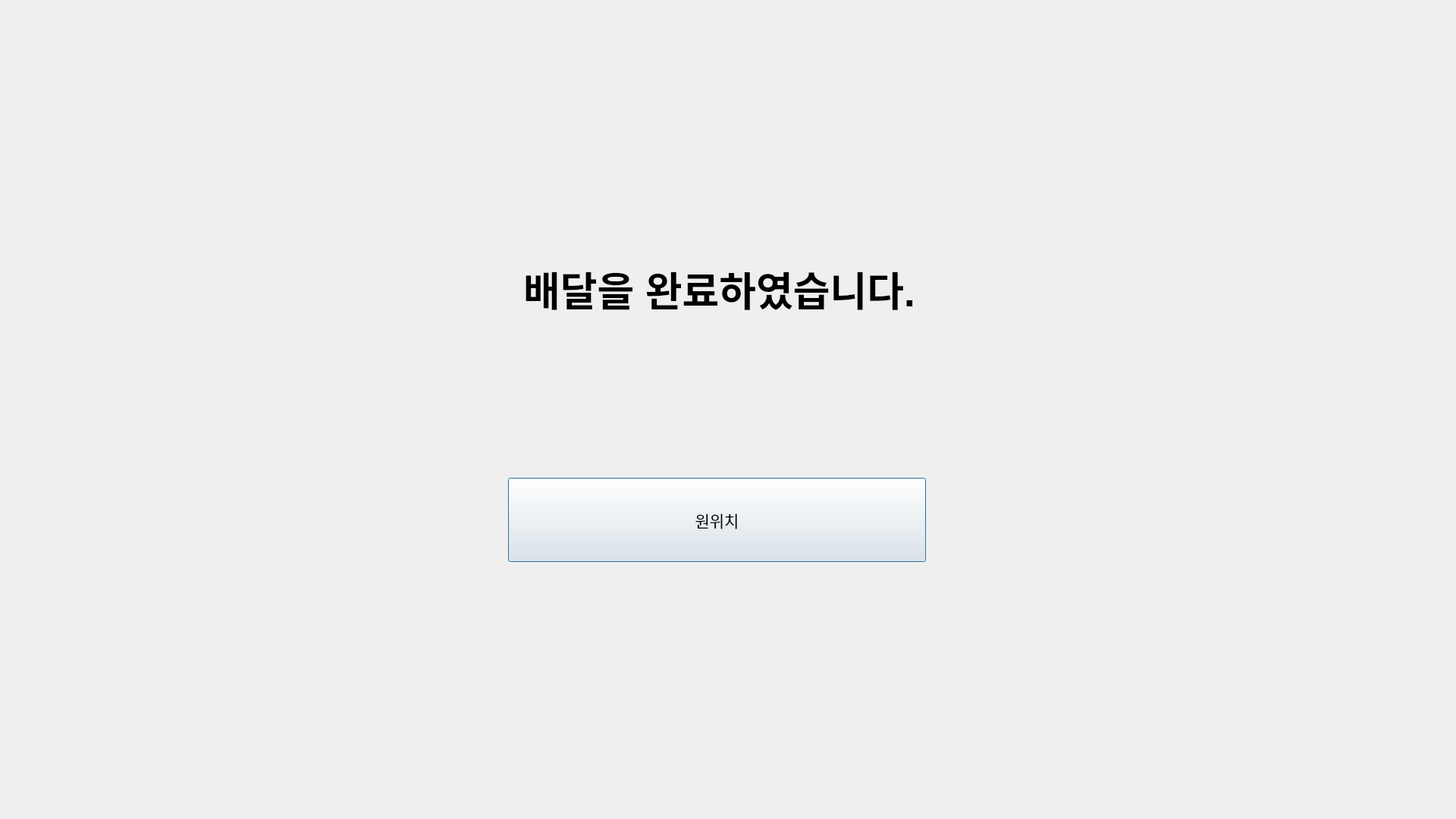
<?xml version="1.0" encoding="UTF-8"?>
<ui version="4.0">
 <class>Dialog</class>
 <widget class="QDialog" name="Dialog">
  <property name="geometry">
   <rect>
    <x>0</x>
    <y>0</y>
    <width>1920</width>
    <height>1080</height>
   </rect>
  </property>
  <property name="windowTitle">
   <string>Move to original position</string>
  </property>
  <widget class="QLabel" name="label">
   <property name="geometry">
    <rect>
     <x>690</x>
     <y>210</y>
     <width>591</width>
     <height>341</height>
    </rect>
   </property>
   <property name="font">
    <font>
     <pointsize>40</pointsize>
     <weight>75</weight>
     <bold>true</bold>
    </font>
   </property>
   <property name="text">
    <string>배달을 완료하였습니다.</string>
   </property>
  </widget>
  <widget class="QPushButton" name="button">
   <property name="geometry">
    <rect>
     <x>670</x>
     <y>630</y>
     <width>551</width>
     <height>111</height>
    </rect>
   </property>
   <property name="font">
    <font>
     <pointsize>16</pointsize>
    </font>
   </property>
   <property name="text">
    <string>원위치</string>
   </property>
  </widget>
 </widget>
 <resources/>
 <connections/>
</ui>
